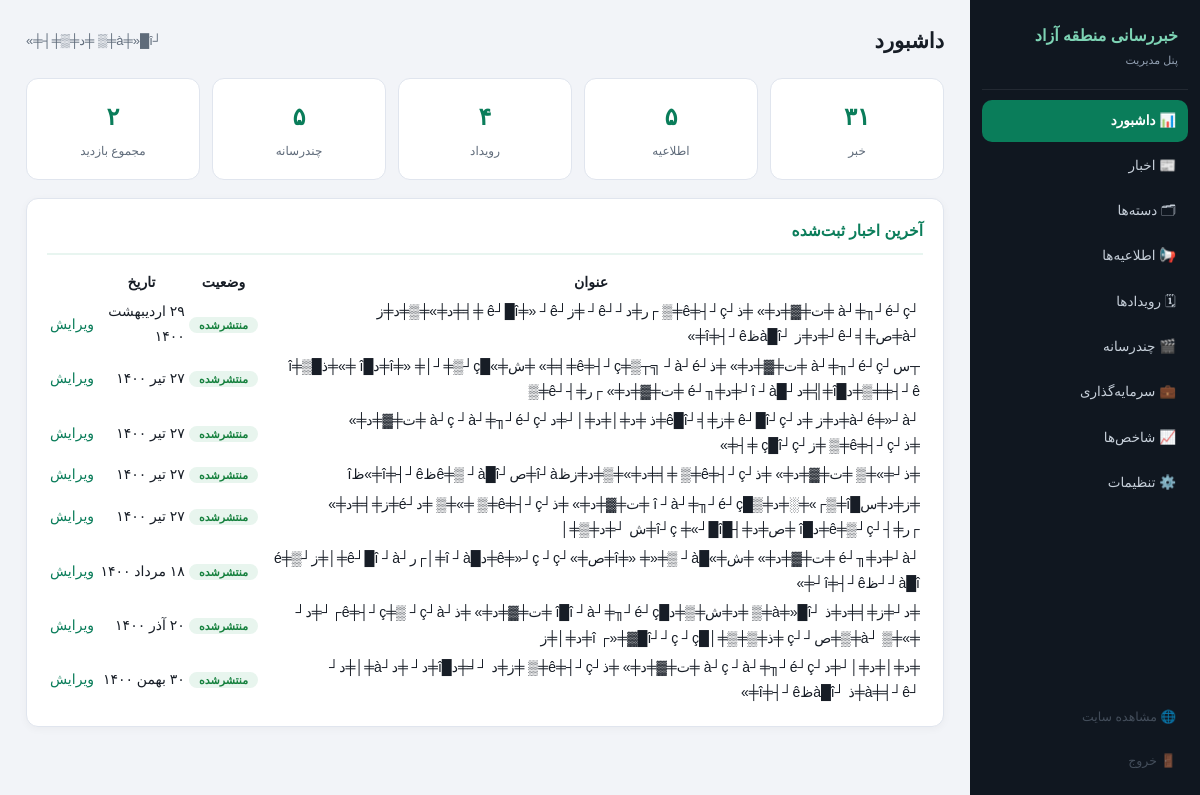
The app's page /admin.php?a=dash (signed in), older data.
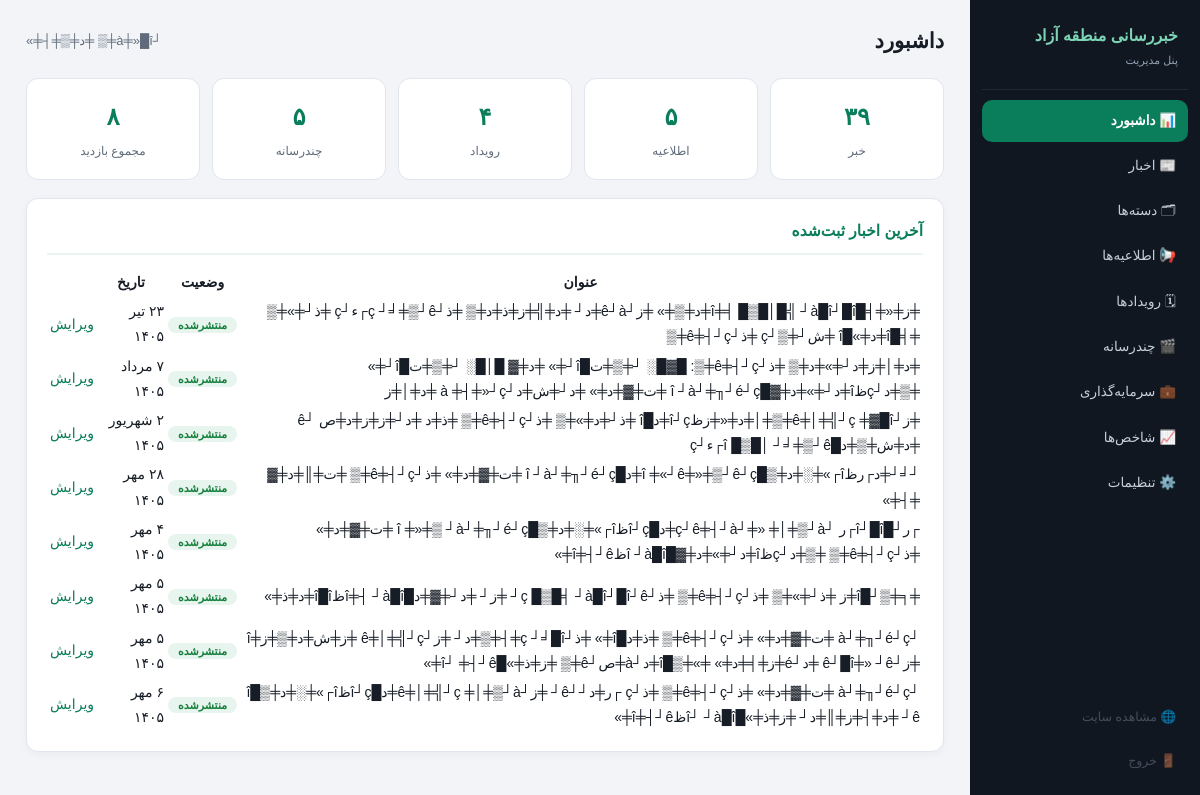
The same page, newer data.
### tables this page shows
CREATE TABLE `article_translations` (
  `id` int(10) unsigned NOT NULL AUTO_INCREMENT,
  `article_id` int(10) unsigned NOT NULL,
  `lang` varchar(2) NOT NULL,
  `title` varchar(255) NOT NULL,
  `slug` varchar(255) NOT NULL,
  `excerpt` text DEFAULT NULL,
  `body` longtext DEFAULT NULL,
  PRIMARY KEY (`id`),
  UNIQUE KEY `uq` (`article_id`,`lang`),
  KEY `lang` (`lang`),
  CONSTRAINT `article_translations_ibfk_1` FOREIGN KEY (`article_id`) REFERENCES `articles` (`id`) ON DELETE CASCADE
);

CREATE TABLE `articles` (
  `id` int(10) unsigned NOT NULL AUTO_INCREMENT,
  `category_id` int(10) unsigned DEFAULT NULL,
  `image` varchar(300) DEFAULT NULL,
  `source_name` varchar(120) DEFAULT NULL,
  `source_url` varchar(400) DEFAULT NULL,
  `is_pinned` tinyint(1) DEFAULT 0,
  `is_published` tinyint(1) DEFAULT 0,
  `published_at` datetime NOT NULL DEFAULT current_timestamp(),
  `views` int(10) unsigned DEFAULT 0,
  `created_at` datetime DEFAULT current_timestamp(),
  `updated_at` datetime DEFAULT NULL,
  PRIMARY KEY (`id`),
  KEY `idx_pub` (`is_published`,`published_at`),
  KEY `category_id` (`category_id`),
  CONSTRAINT `articles_ibfk_1` FOREIGN KEY (`category_id`) REFERENCES `categories` (`id`) ON DELETE SET NULL
);

### app.php (called while the page is built, shortened)
<?php
if (!function_exists('app')) {
    function app(): array { static $cfg; return $cfg ??= (require __DIR__ . '/config.php'); }
}
function db(): PDO {
    static $pdo = null;
    if ($pdo === null) {
        $c = app()['db'];
        try {
            $pdo = new PDO(
                "mysql:host={$c['host']};port={$c['port']};dbname={$c['name']};charset={$c['charset']}",
                $c['user'], $c['pass'],
                [PDO::ATTR_ERRMODE => PDO::ERRMODE_EXCEPTION, PDO::ATTR_DEFAULT_FETCH_MODE => PDO::FETCH_ASSOC,
                 PDO::ATTR_EMULATE_PREPARES => false]
            );
        } catch (PDOException $e) {
            http_response_code(500);
            exit(app()['debug'] ? 'DB Error: ' . $e->getMessage() : 'خطا در اتصال به دیتابیس. نصب‌کننده را اجرا کنید: <a href="install.php">install.php</a>');
        }
    }
    return $pdo;
}
function q(string $sql, array $p = []): PDOStatement { $st = db()->prepare($sql); $st->execute($p); return $st; }
function qall(string $sql, array $p = []): array { return q($sql, $p)->fetchAll(); }
function qval(string $sql, array $p = [])        { return q($sql, $p)->fetchColumn(); }
function e(?string $s): string          { return htmlspecialchars((string)$s, ENT_QUOTES, 'UTF-8'); }
function getp(string $k, string $d = ''): string { return is_string($_GET[$k] ?? null) ? trim($_GET[$k]) : $d; }
function admin_url(string $a, array $qs = []): string {
    $qs['a'] = $a; foreach ($qs as $k => $v) if ($v === null || $v === '') unset($qs[$k]);
    return 'admin.php?' . http_build_query($qs);
}
function g2j(int $gy, int $gm, int $gd): array {
    $gdos = [0, 31, 59, 90, 120, 151, 181, 212, 243, 273, 304, 334];
    $gy2 = ($gm > 2) ? $gy + 1 : $gy;
    $days = 355666 + (365 * $gy) + (int)(($gy2 + 3) / 4) - (int)(($gy2 + 99) / 100) + (int)(($gy2 + 399) / 400) + $gd + $gdos[$gm - 1];
    $jy = -1595 + 33 * ((int)($days / 12053)); $days %= 12053;
    $jy += 4 * ((int)($days / 1461)); $days %= 1461;
    if ($days > 365) { $jy += (int)(($days - 1) / 365); $days = ($days - 1) % 365; }
    $jm = $days < 186 ? 1 + (int)($days / 31) : 7 + (int)(($days - 186) / 30);
    $jd = 1 + ($days % ($days < 186 ? 31 : 30));
    return [$jy, $jm, $jd];
}
function fa_months(): array { return [1=>'فروردین','اردیبهشت','خرداد','تیر','مرداد','شهریور','مهر','آبان','آذر','دی','بهمن','اسفند']; }
function date_i18n(string $dt, bool $withTime = true): string {
    $ts = strtotime($dt); if (!$ts) return '';
    $lang = lang();
    $y = date('Y', $ts); $m = (int)date('n', $ts); $d = (int)date('j', $ts);
    if ($lang === 'fa') {
        [$jy, $jm, $jd] = g2j((int)$y, (int)$m, (int)$d);
        $fa = fa_months(); $persianDigits = ['۰','۱','۲','۳','۴','۵','۶','۷','۸','۹'];
        $str = strtr("$jd {$fa[$jm]} $jy", array_combine(range(0, 9), $persianDigits));
        return $withTime ? $str . '، ' . date('H:i', $ts) : $str;
    }
    return date('j M Y', $ts) . ($withTime ? ', ' . date('H:i', $ts) : '');
}
function lang(): string {
    static $l = null;
    if ($l === null) {
        $allowed = app()['languages'];
        $g = getp('lang');
        $l = in_array($g, $allowed, true) ? $g : ($_SESSION['lang'] ?? null);
    }
    return $l;
}
function fa_num(int|string $n): string {
    return strtr((string)$n, array_combine(range(0, 9), ['۰','۱','۲','۳','۴','۵','۶','۷','۸','۹']));
}
function current_admin(): array { return $_SESSION['admin'] ?? ['name'=>'', 'user'=>'']; }

### admin.php (the view, shortened to what the changed rows need)
<?php
require_once __DIR__ . '/app.php';
$NAV = [
    'dash' => '📊 داشبورد', 'arts' => '📰 اخبار', 'cats' => '🗂 دسته‌ها', 'anns' => '📢 اطلاعیه‌ها',
    'evs' => '🗓 رویدادها', 'mds' => '🎬 چندرسانه', 'invs' => '💼 سرمایه‌گذاری', 'pulse' => '📈 شاخص‌ها', 'set' => '⚙️ تنظیمات',
];
function admin_header(string $title, string $act): void {
    global $NAV;
    echo '<!doctype html><html lang="fa" dir="rtl"><head><meta charset="utf-8">
<meta name="viewport" content="width=device-width, initial-scale=1"><meta name="robots" content="noindex">
<title>' . e($title) . ' — پنل مدیریت</title>
<link rel="stylesheet" href="assets/css/admin.css?v=1"></head>
<body data-act="' . e($act) . '"><div class="adm"><aside class="side">
<div class="side-brand">خبررسانی منطقه آزاد<br><small>پنل مدیریت</small></div>';
    foreach ($NAV as $k => $v) echo '<a class="sitem' . ($act === $k ? ' on' : '') . '" href="' . e(admin_url($k)) . '">' . $v . '</a>';
    echo '<div class="spacer"></div>
<a class="sitem dim" href="index.php" target="_blank">🌐 مشاهده سایت</a>
<a class="sitem dim" href="' . e(admin_url('logout')) . '">🚪 خروج</a>
</aside><main class="adm-main"><div class="adm-top"><h1>' . e($title) . '</h1>
<span class="who">' . e(current_admin()['name'] ?: current_admin()['user']) . '</span></div>';
}
function admin_footer(): void { echo '</main></div></body></html>'; }
$a = getp('a', 'dash');
switch ($a) {
case 'dash': {
    $cnt = [
        qval("SELECT COUNT(*) FROM articles"), qval("SELECT COUNT(*) FROM announcements"),
        qval("SELECT COUNT(*) FROM events"), qval("SELECT COUNT(*) FROM media_items"),
    ];
    $views = (int)qval("SELECT SUM(views) FROM articles");
    admin_header('داشبورد', 'dash');
    echo '<div class="kpis">
      <div class="kpi"><b>' . fa_num((int)$cnt[0]) . '</b><span>خبر</span></div>
      <div class="kpi"><b>' . fa_num((int)$cnt[1]) . '</b><span>اطلاعیه</span></div>
      <div class="kpi"><b>' . fa_num((int)$cnt[2]) . '</b><span>رویداد</span></div>
      <div class="kpi"><b>' . fa_num((int)$cnt[3]) . '</b><span>چندرسانه</span></div>
      <div class="kpi"><b>' . fa_num($views) . '</b><span>مجموع بازدید</span></div></div>
      <div class="panel"><h2>آخرین اخبار ثبت‌شده</h2><table><tr><th>عنوان</th><th>وضعیت</th><th>تاریخ</th><th></th></tr>';
    foreach (qall("SELECT a.id, a.is_published, a.published_at, t.title FROM articles a JOIN article_translations t ON t.article_id = a.id AND t.lang = 'fa' ORDER BY a.id DESC LIMIT 8") as $r)
        echo '<tr><td>' . e($r['title']) . '</td><td><span class="bdg ' . ($r['is_published'] ? 'g' : 'y') . '">' . ($r['is_published'] ? 'منتشرشده' : 'پیش‌نویس') . '</span></td><td>' . e(date_i18n($r['published_at'], false)) . '</td>
            <td><a class="lnk" href="' . e(admin_url('art_edit', ['id' => $r['id']])) . '">ویرایش</a></td></tr>';
    echo '</table></div>';
    admin_footer();
} break;
}

Row changes from the older to the newer data that the page shows:
no longer on this page (row unchanged): article_translations: title "┘à┘╪╖┘é┘ç ╪ت╪▓╪د╪» ╪ذ┘ê╪┤┘ç╪▒ ┌ر╪د┘┘ê┘ ╪ز┘ê┘█î╪» ┘ê ╪╡╪د╪»╪▒╪د╪ز ┘à╪ص╪╡┘ê┘╪د╪ز ┘à█îظî╪┤┘ê╪»", article.published_at "۲۹ اردیبهشت ۱۴۰۰"
no longer on this page (row unchanged): article_translations: title "┬س┘à┘╪╖┘é┘ç ╪ت╪▓╪د╪» ╪ذ┘ê╪┤┘ç╪▒┬╗ ┘à┘é╪╡╪» ╪ش╪»█î╪» ╪│┘╪▒┘ç╪د█î ╪»╪ذ█î╪▒ ╪┤┘ê╪▒╪د█î╪╣╪د┘█î ┘à┘╪د╪╖┘é ╪ت╪▓╪د╪» ┌ر╪┤┘ê╪▒", article.published_at "۲۷ تیر ۱۴۰۰"
no longer on this page (row unchanged): article_translations: title "┘à┘é╪»┘à╪د╪ز ╪د┘ê┘█î┘ç ╪ز╪╡┘ê█î╪ذ ╪د╪│╪د╪│┘╪د┘à┘ç ┘à┘╪╖┘é┘ç ╪ت╪▓╪د╪» ╪ذ┘ê╪┤┘ç╪▒ ╪ز┘ç█î┘ç ╪┤╪»", article.published_at "۲۷ تیر ۱۴۰۰"
no longer on this page (row unchanged): article_translations: title "╪ذ┘╪»╪▒ ╪ت╪▓╪د╪» ╪ذ┘ê╪┤┘ç╪▒ ╪╡╪د╪»╪▒╪د╪زظî┘à╪ص┘ê╪▒ ┘à█îظî╪┤┘ê╪»ظî", article.published_at "۲۷ تیر ۱۴۰۰"
no longer on this page (row unchanged): article_translations: title "╪ز╪د╪س█î╪▒┌»╪░╪د╪▒█î ┘à┘╪╖┘é┘ç ╪ت╪▓╪د╪» ╪ذ┘ê╪┤┘ç╪▒ ╪»╪▒ ╪د┘é╪ز╪╡╪د╪» ┌ر╪┤┘ê╪▒┘ç╪د█î ╪ص╪د╪┤█î┘ç ╪«┘█î╪ش ┘╪د╪▒╪│", article.published_at "۲۷ تیر ۱۴۰۰"
no longer on this page (row unchanged): article_translations: title "┘à┘╪د╪╖┘é ╪ت╪▓╪د╪» ╪ش╪»█î╪» ╪»╪▒ ┘à╪ص╪»┘ê╪»┘ç ┘ç╪د█î ┘à╪│┌ر┘ê┘█î ┘à╪│╪ز┘é╪▒ ┘┘à█îظî╪┤┘ê┘╪»", article.published_at "۱۸ مرداد ۱۴۰۰"
no longer on this page (row unchanged): article_translations: title "╪د┘╪ز╪╡╪د╪ذ ┘à╪»█î╪▒ ╪د╪ش╪▒╪د█î█î ┘à┘╪╖┘é┘ç ╪ت╪▓╪د╪» ╪ذ┘ê╪┤┘ç╪▒ ┘ç┘à┌┘╪د┘ ╪»╪▒ ┘à╪▒╪ص┘┘ç ╪ذ╪▒╪▒╪│█î ┌»╪▓█î┘┘ç ┘ç╪د╪│╪ز", article.published_at "۲۰ آذر ۱۴۰۰"
no longer on this page (row unchanged): article_translations: title "╪د╪│╪د╪│┘╪د┘à┘ç ┘à┘╪╖┘é┘ç ╪ت╪▓╪د╪» ╪ذ┘ê╪┤┘ç╪▒ ╪ز╪د ┘╛╪د█î╪د┘ ╪د┘à╪│╪د┘ ┘à╪╡┘ê╪ذ ┘à█îظî╪┤┘ê╪»", article.published_at "۳۰ بهمن ۱۴۰۰"
added article_translations: title "╪ز╪«╪╡█î╪╡ █▒█│█╣ ┘à█î┘█î╪د╪▒╪» ╪ز┘ê┘à╪د┘ ╪د╪╣╪ز╪ذ╪د╪▒ ╪ذ┘ç ┘╛╪▒┘ê┌ء┘ç ╪ذ┘╪»╪▒ ╪╡█î╪د╪»█î ╪ش┘╪▒┘ç ╪ذ┘ê╪┤┘ç╪▒", article.published_at "۲۳ تیر ۱۴۰۵"
added article_translations: title "╪د╪│╪ز╪د┘╪»╪د╪▒ ╪ذ┘ê╪┤┘ç╪▒: █▓█░ ┘╪▒╪ت█î┘╪» ╪د╪▓ █│█░ ┘╪▒╪ت█î┘╪» ╪▒╪د┘çظî╪د┘╪»╪د╪▓█î ┘à┘╪╖┘é┘ç ╪ت╪▓╪د╪» ╪د┘╪ش╪د┘à ╪┤╪»┘ç ╪د╪│╪ز", article.published_at "۷ مرداد ۱۴۰۵"
added article_translations: title "╪ز┘ê╪│╪╣┘ç ╪▓█î╪▒╪│╪د╪«╪زظî┘ç╪د█î ╪ذ┘╪د╪»╪▒ ╪ذ┘ê╪┤┘ç╪▒ ╪ذ╪د ╪د┘╪ز╪ز╪د╪ص ┘ê ╪د╪ش╪▒╪د█î █▒█│ ┘╛╪▒┘ê┌ء┘ç", article.published_at "۲ شهریور ۱۴۰۵"
added article_translations: title "┘╛┘╪د┌رظî┌»╪░╪د╪▒█î ╪«┘ê╪»╪▒┘ê┘ç╪د█î ┘à┘╪╖┘é┘ç ╪ت╪▓╪د╪» ╪ذ┘ê╪┤┘ç╪▒ ╪ت╪║╪د╪▓ ╪┤╪»", article.published_at "۲۸ مهر ۱۴۰۵"
added article_translations: title "┌ر┘█î┘█î┌ر ┘ç┘ê╪┤┘à┘╪» ╪│╪▒┘à╪د█î┘çظî┌»╪░╪د╪▒█î ╪»╪▒ ┘à┘╪╖┘é┘ç ╪ت╪▓╪د╪» ╪ذ┘ê╪┤┘ç╪▒ ╪▒╪د┘çظî╪د┘╪»╪د╪▓█î ┘à█îظî╪┤┘ê╪»", article.published_at "۴ مهر ۱۴۰۵"
added article_translations: title "╪╕╪▒┘█î╪ز ╪ذ┘╪»╪▒ ╪ذ┘ê╪┤┘ç╪▒ ╪ذ┘ç █▒█╡ ┘à█î┘█î┘ê┘ ╪ز┘ ╪د┘╪▓╪د█î╪┤ ┘à█îظî█î╪د╪ذ╪»", article.published_at "۵ مهر ۱۴۰۵"
added article_translations: title "┘à┘╪╖┘é┘ç ╪ت╪▓╪د╪» ╪ذ┘ê╪┤┘ç╪▒ ╪ذ╪د█î╪» ╪ذ┘ç ┘╛█î╪┤╪▒╪د┘ ╪ز┘ê╪│╪╣┘ç ╪ز╪ش╪د╪▒╪ز╪î ╪ز┘ê┘█î╪» ┘ê ╪د┘é╪ز╪╡╪د╪» ╪»╪▒█î╪د┘à╪ص┘ê╪▒ ╪ز╪ذ╪»█î┘ ╪┤┘ê╪»", article.published_at "۵ مهر ۱۴۰۵"
added article_translations: title "┘à┘╪╖┘é┘ç ╪ت╪▓╪د╪» ╪ذ┘ê╪┤┘ç╪▒ ╪ذ┘ç ┌ر╪د┘┘ê┘ ╪ز┘ê╪│╪╣┘ç ╪│╪▒┘à╪د█î┘çظî┌»╪░╪د╪▒█î ┘ê ╪د╪┤╪ز╪║╪د┘ ╪ز╪ذ╪»█î┘ ┘à█îظî╪┤┘ê╪»", article.published_at "۶ مهر ۱۴۰۵"
Text that changed along with them:
fa_num((int)$cnt[0]): "۳۱" → "۳۹"
fa_num($views): "۲" → "۸"
